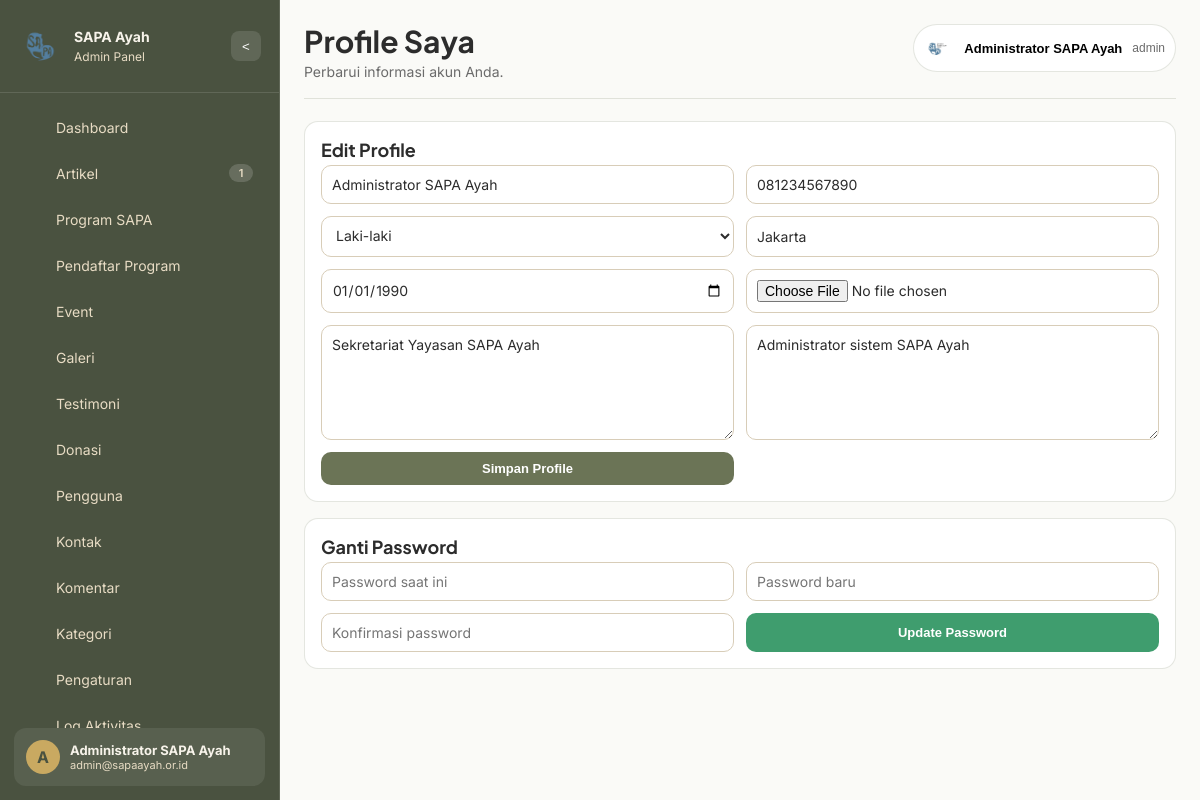
/admin/index.php?page=profile (signed in), run on the app's committed database.
### tables this page shows
CREATE TABLE users (
    id BIGINT UNSIGNED AUTO_INCREMENT PRIMARY KEY,
    role_id INT UNSIGNED NOT NULL,
    full_name VARCHAR(150) NOT NULL,
    username VARCHAR(100) NOT NULL UNIQUE,
    email VARCHAR(150) NOT NULL UNIQUE,
    password VARCHAR(255) NOT NULL,
    phone VARCHAR(30) DEFAULT NULL,
    gender ENUM('male','female') DEFAULT NULL,
    birth_place VARCHAR(100) DEFAULT NULL,
    birth_date DATE DEFAULT NULL,
    address TEXT DEFAULT NULL,
    profile_photo VARCHAR(255) DEFAULT NULL,
    bio TEXT DEFAULT NULL,
    status ENUM('active','inactive','blocked') NOT NULL DEFAULT 'active',
    last_login_at DATETIME DEFAULT NULL,
    registered_at DATETIME DEFAULT CURRENT_TIMESTAMP,
    created_at DATETIME DEFAULT CURRENT_TIMESTAMP,
    updated_at DATETIME DEFAULT CURRENT_TIMESTAMP ON UPDATE CURRENT_TIMESTAMP,
    CONSTRAINT fk_users_role FOREIGN KEY (role_id) REFERENCES roles(id)
);

CREATE TABLE roles (
    id INT UNSIGNED AUTO_INCREMENT PRIMARY KEY,
    name VARCHAR(50) NOT NULL UNIQUE,
    description VARCHAR(255) DEFAULT NULL,
    created_at DATETIME DEFAULT CURRENT_TIMESTAMP,
    updated_at DATETIME DEFAULT CURRENT_TIMESTAMP ON UPDATE CURRENT_TIMESTAMP
);

### admin/index.php (called while the page is built, shortened)
<?php
$page = clean_input($_GET['page'] ?? 'dashboard');
$file = __DIR__ . '/../modules/admin/' . $page . '.php';
include $file;

### config/database.php (called while the page is built)
<?php
return [
    'host' => '127.0.0.1',
    'port' => 3306,
    'dbname' => 'sapa_ayah_cms',
    'username' => 'root',
    'password' => '',
    'charset' => 'utf8mb4'
];

### includes/helpers.php (called while the page is built, shortened)
<?php
function app_config(?string $key = null, $default = null)
{
    static $config = null;
    if ($config === null) {
        $config = require __DIR__ . '/../config/app.php';
    }
    return $config[$key] ?? $default;
}
function db_config(?string $key = null, $default = null)
{
    static $config = null;
    if ($config === null) {
        $config = require __DIR__ . '/../config/database.php';
    }
    return $config[$key] ?? $default;
}
function base_url(string $path = ''): string
{
    $root = rtrim(app_config('app_url', ''), '/');
    $path = ltrim($path, '/');
    return $path ? $root . '/' . $path : $root;
}
function e(?string $value): string
{
    return htmlspecialchars((string) $value, ENT_QUOTES, 'UTF-8');
}
function clean_input(?string $value): string
{
    return trim(strip_tags((string) $value));
}
function asset(string $path): string
{
    return base_url('assets/' . ltrim($path, '/'));
}

### includes/db.php (called while the page is built, shortened)
<?php
function db(): PDO
{
    static $pdo = null;
    if ($pdo === null) {
        $dsn = sprintf(
            'mysql:host=%s;port=%d;dbname=%s;charset=%s',
            db_config('host'),
            (int) db_config('port', 3306),
            db_config('dbname'),
            db_config('charset', 'utf8mb4')
        );
        $pdo = new PDO($dsn, db_config('username'), db_config('password'), [
            PDO::ATTR_ERRMODE => PDO::ERRMODE_EXCEPTION,
            PDO::ATTR_DEFAULT_FETCH_MODE => PDO::FETCH_ASSOC,
            PDO::ATTR_EMULATE_PREPARES => false,
        ]);
    }
    return $pdo;
}
function db_query(string $sql, array $params = []): PDOStatement
{
    $stmt = db()->prepare($sql);
    $stmt->execute($params);
    return $stmt;
}
function db_one(string $sql, array $params = []): ?array
{
    $data = db_query($sql, $params)->fetch();
    return $data ?: null;
}

### includes/auth.php (called while the page is built, shortened)
<?php
function user_by_id(int $id): ?array
{
    return db_one('SELECT u.*, r.name AS role_name FROM users u JOIN roles r ON r.id = u.role_id WHERE u.id = :id LIMIT 1', ['id' => $id]);
}
function is_logged_in(): bool
{
    return !empty($_SESSION['auth']['id']);
}
function auth_user(): ?array
{
    return user_by_id((int) $_SESSION['auth']['id']);
}

### modules/admin/profile.php (the view, shortened to what this page needs)
<?php
$pageHeading = 'Profile Saya';
$user = auth_user();
include __DIR__ . '/../../admin/partials/header.php';
?>
<section class="panel">
    <h3>Edit Profile</h3>
    <form method="post" enctype="multipart/form-data" class="inline-form">
        <input type="text" name="full_name" value="<?= e($user['full_name']) ?>" required placeholder="Nama lengkap">
        <input type="text" name="phone" value="<?= e($user['phone'] ?: '') ?>" placeholder="Nomor HP">
        <select name="gender">
            <option value="male" <?= $user['gender'] === 'male' ? 'selected' : '' ?>>Laki-laki</option>
        </select>
        <input type="text" name="birth_place" value="<?= e($user['birth_place'] ?: '') ?>" placeholder="Tempat lahir">
        <input type="date" name="birth_date" value="<?= e($user['birth_date'] ?: '') ?>">
        <input type="file" name="profile_photo">
        <textarea name="address" placeholder="Alamat lengkap"><?= e($user['address'] ?: '') ?></textarea>
        <textarea name="bio" placeholder="Bio singkat"><?= e($user['bio'] ?: '') ?></textarea>
        <button class="btn btn-primary" type="submit">Simpan Profile</button>
    </form>
</section>
<section class="panel">
    <h3>Ganti Password</h3>
    <form method="post" class="inline-form">
        <input type="password" name="current_password" placeholder="Password saat ini" required>
        <input type="password" name="new_password" placeholder="Password baru" required>
        <input type="password" name="confirm_password" placeholder="Konfirmasi password" required>
        <button class="btn btn-success" type="submit">Update Password</button>
    </form>
</section>
<?php include __DIR__ . '/../../admin/partials/footer.php'; ?>

### admin/partials/header.php (shortened to what this page needs)
<?php
$auth = auth_user();
$adminPage = clean_input($_GET['page'] ?? 'dashboard');
$adminAssetVersion = '20260515-5';
$adminCss = asset('css/admin.css');
if (strpos($adminCss, '?') === false) {
    $adminCss .= '?v=' . $adminAssetVersion;
} else {
    $adminCss .= '&v=' . $adminAssetVersion;
}
if (!function_exists('admin_menu_icon_svg')) {
    function admin_menu_icon_svg(string $key): string
    {
        $icons = [
            'dashboard' => '<svg viewBox="0 0 24 24" fill="none"><rect x="3" y="3" width="7" height="7" rx="1.5"/><rect x="14" y="3" width="7" height="4" rx="1.5"/><rect x="14" y="10" width="7" height="11" rx="1.5"/><rect x="3" y="13" width="7" height="8" rx="1.5"/></svg>',
            'articles' => '<svg viewBox="0 0 24 24" fill="none"><path d="M7 3h8l4 4v14H7z"/><path d="M15 3v4h4"/><path d="M10 12h6M10 16h6"/></svg>',
            'programs' => '<svg viewBox="0 0 24 24" fill="none"><path d="M12 3a4 4 0 0 1 4 4c0 2.2-1.8 4-4 4s-4-1.8-4-4a4 4 0 0 1 4-4Z"/><path d="M6.5 20a5.5 5.5 0 0 1 11 0"/></svg>',
            'program-registrations' => '<svg viewBox="0 0 24 24" fill="none"><path d="M8 4h8l2 2v14H6V6z"/><path d="M15 4v4h4"/><path d="M9 12h6M9 16h4"/></svg>',
            'events' => '<svg viewBox="0 0 24 24" fill="none"><rect x="4" y="5" width="16" height="15" rx="2"/><path d="M8 3v4M16 3v4M4 10h16"/></svg>',
            'galleries' => '<svg viewBox="0 0 24 24" fill="none"><rect x="4" y="5" width="16" height="14" rx="2"/><path d="m8 14 3-3 2 2 3-3 2 2"/><circle cx="9" cy="9" r="1.2"/></svg>',
            'testimonials' => '<svg viewBox="0 0 24 24" fill="none"><path d="M6 6h12a2 2 0 0 1 2 2v8a2 2 0 0 1-2 2H9l-5 3V8a2 2 0 0 1 2-2Z"/></svg>',
            'donations' => '<svg viewBox="0 0 24 24" fill="none"><rect x="4" y="8" width="16" height="12" rx="2"/><path d="M12 8V5m0 0-2 2m2-2 2 2"/><path d="M8 14h8"/></svg>',
            'users' => '<svg viewBox="0 0 24 24" fill="none"><path d="M12 3a4 4 0 1 1 0 8 4 4 0 0 1 0-8Z"/><path d="M5 20a7 7 0 0 1 14 0"/></svg>',
            'contacts' => '<svg viewBox="0 0 24 24" fill="none"><rect x="3" y="5" width="18" height="14" rx="2"/><path d="m4 7 8 6 8-6"/></svg>',
            'comments' => '<svg viewBox="0 0 24 24" fill="none"><path d="M4 6h16v10H8l-4 4z"/></svg>',
            'categories' => '<svg viewBox="0 0 24 24" fill="none"><path d="M3 7h8v8H3zM13 7h8v5h-8zM13 14h8v1"/></svg>',
            'settings' => '<svg viewBox="0 0 24 24" fill="none"><path d="M12 8.5a3.5 3.5 0 1 1 0 7 3.5 3.5 0 0 1 0-7Z"/><path d="m19.4 15 1.2 2-2 3.5-2.3-.3a7.7 7.7 0 0 1-1.7 1l-.7 2.2H10l-.7-2.2c-.6-.2-1.2-.5-1.8-1l-2.2.3-2-3.5 1.2-2a8.5 8.5 0 0 1 0-2l-1.2-2 2-3.5 2.2.3c.6-.4 1.2-.7 1.8-1L10 .6h4l.7 2.2c.6.2 1.1.5 1.7 1l2.3-.3 2 3.5-1.2 2a8.5 8.5 0 0 1 0 2Z"/></svg>',
            'logs' => '<svg viewBox="0 0 24 24" fill="none"><path d="M12 7v5l3 2"/><circle cx="12" cy="12" r="9"/></svg>',
        ];
        $svg = $icons[$key] ?? $icons['dashboard'];
        return str_replace('<svg ', '<svg class="menu-icon-svg" ', $svg);
    }
}
$menuItems = [
    ['key' => 'dashboard', 'label' => 'Dashboard', 'icon' => 'DB'],
    ['key' => 'articles', 'label' => 'Artikel', 'icon' => 'AR'],
    ['key' => 'programs', 'label' => 'Program SAPA', 'icon' => 'PR'],
    ['key' => 'program-registrations', 'label' => 'Pendaftar Program', 'icon' => 'PD'],
    ['key' => 'events', 'label' => 'Event', 'icon' => 'EV'],
    ['key' => 'galleries', 'label' => 'Galeri', 'icon' => 'GL'],
    ['key' => 'testimonials', 'label' => 'Testimoni', 'icon' => 'TS'],
    ['key' => 'donations', 'label' => 'Donasi', 'icon' => 'DN'],
    ['key' => 'users', 'label' => 'Pengguna', 'icon' => 'US'],
    ['key' => 'contacts', 'label' => 'Kontak', 'icon' => 'CT'],
    ['key' => 'comments', 'label' => 'Komentar', 'icon' => 'CM'],
    ['key' => 'categories', 'label' => 'Kategori', 'icon' => 'KG'],
    ['key' => 'settings', 'label' => 'Pengaturan', 'icon' => 'ST'],
    ['key' => 'logs', 'label' => 'Log Aktivitas', 'icon' => 'LG'],
];
$menuBadges = [
    'articles' => (int) (db_one('SELECT COUNT(*) total FROM articles WHERE status = "published"')['total'] ?? 0),
    'events' => (int) (db_one('SELECT COUNT(*) total FROM events WHERE status = "upcoming"')['total'] ?? 0),
];
$pageDescriptions = [
    'dashboard' => 'Selamat datang kembali. Berikut ringkasan aktivitas hari ini.',
    'articles' => 'Kelola konten artikel dan publikasi yayasan.',
    'programs' => 'Atur program unggulan SAPA Ayah.',
    'program-registrations' => 'Pantau peserta yang mendaftar program.',
    'events' => 'Kelola jadwal event dan dokumentasi kegiatan.',
    'galleries' => 'Atur media foto dan video dokumentasi.',
    'testimonials' => 'Kelola testimoni peserta dan mitra.',
    'donations' => 'Verifikasi serta monitor data donasi.',
    'users' => 'Kelola akun pengguna dan hak akses.',
    'contacts' => 'Lihat pesan yang masuk dari formulir kontak.',
    'comments' => 'Moderasi komentar artikel.',
    'categories' => 'Atur kategori artikel.',
    'settings' => 'Konfigurasi identitas dan informasi website.',
    'logs' => 'Audit trail aktivitas sistem.',
    'profile' => 'Perbarui informasi akun Anda.',
];
?>
<!doctype html>
<html lang="id">
<head>
    <link rel="stylesheet" href="<?= e($adminCss) ?>">
</head>
<body>
<div class="admin-shell">
    <aside class="sidebar" data-sidebar>
        <div class="brand-admin">
            <div class="brand-badge" aria-hidden="true"><img src="<?= asset('images/logo-sapa-mark.png?v=20260515-2') ?>" alt=""></div>
            <div class="brand-text">
                <strong>SAPA Ayah</strong>
                <small>Admin Panel</small>
            </div>
            <button class="sidebar-collapse" type="button" data-sidebar-collapse aria-label="Collapse Sidebar">&lt;</button>
        </div>
        <nav class="nav-admin">
            <?php foreach ($menuItems as $item): ?>
                <a class="<?= $adminPage === $item['key'] ? 'active' : '' ?>" href="<?= base_url('admin/index.php?page=' . $item['key']) ?>">
                    <span class="nav-icon" aria-hidden="true"><?= admin_menu_icon_svg($item['key']) ?></span>
                    <span class="nav-label"><?= e($item['label']) ?></span>
                    <?php if (!empty($menuBadges[$item['key']])): ?>
                        <span class="nav-badge"><?= e((string) $menuBadges[$item['key']]) ?></span>
                    <?php endif; ?>
                </a>
            <?php endforeach; ?>
        </nav>
        <div class="sidebar-user">
            <div class="avatar-mini"><?= e(strtoupper(substr($auth['full_name'] ?? 'A', 0, 1))) ?></div>
            <div class="sidebar-user-text">
                <strong><?= e($auth['full_name']) ?></strong>
                <small><?= e($auth['email']) ?></small>
            </div>
        </div>
    </aside>
    <div class="main-panel">
        <div class="topbar">
            <div class="topbar-title">
                <h1><?= e($pageHeading ?? 'Dashboard Admin') ?></h1>
                <small><?= e($pageDescriptions[$adminPage] ?? 'Kelola konten dan data Yayasan SAPA Ayah.') ?></small>
            </div>
            <div class="profile-menu" data-profile-menu>
                <button class="user-chip" type="button" data-profile-btn>
                    <img src="<?= $auth['profile_photo'] ? upload_url($auth['profile_photo']) : asset('images/logo-sapa.jpg') ?>" alt="Profile">
                    <span><?= e($auth['full_name']) ?></span>
                <small><?= e($auth['role_name'] ?? 'user') ?></small>
            </button>
            </div>
        </div>

### data on the page
users: full_name "A", full_name "Administrator SAPA Ayah", email "admin@sapaayah.or.id", role.name "admin", phone "081234567890", gender "Laki-laki", birth_place "Jakarta", birth_date "01/01/1990", address "Sekretariat Yayasan SAPA Ayah", bio "Administrator sistem SAPA Ayah"

### other printed values
$item['label'] "Dashboard"
$item['label'] "Artikel"
$menuBadges[$item['key']] "1"
$item['label'] "Program SAPA"
$item['label'] "Pendaftar Program"
$item['label'] "Event"
$item['label'] "Galeri"
$item['label'] "Testimoni"
$item['label'] "Donasi"
$item['label'] "Pengguna"
$item['label'] "Kontak"
$item['label'] "Komentar"
$item['label'] "Kategori"
$item['label'] "Pengaturan"
$pageHeading "Profile Saya"
